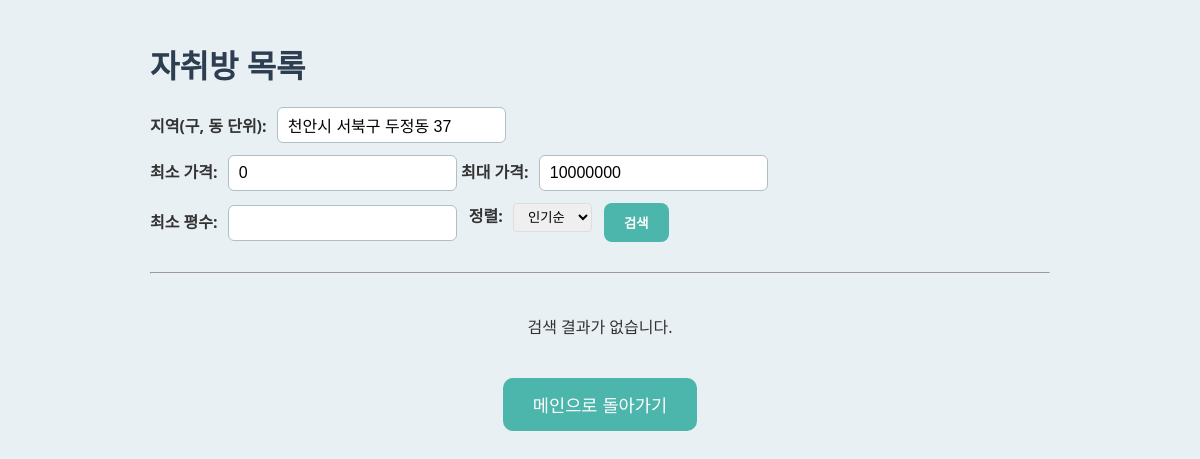
/test.php?location=천안시 서북구 두정동 37, run on an earlier commit of the app's database.
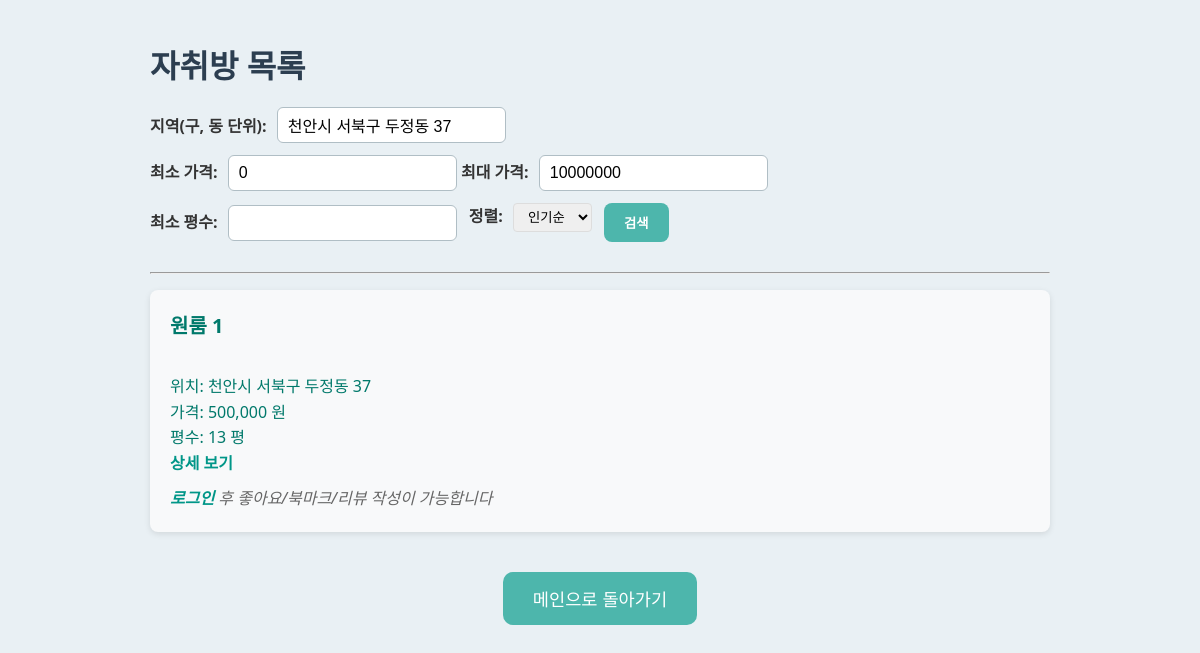
And on a later commit of the database.
### tables this page shows
CREATE TABLE Room (
    room_id INT AUTO_INCREMENT PRIMARY KEY,                      
    user_id INT NOT NULL,                                        
    room_name VARCHAR(100) NOT NULL,                             
    location VARCHAR(255),                                       
    price DECIMAL(10, 2),                                        
    size FLOAT,                                                  
    image_path TEXT,                                             
    created_at DATETIME DEFAULT CURRENT_TIMESTAMP,               
    description TEXT,                                            
    FOREIGN KEY (user_id) REFERENCES User(user_id) ON DELETE CASCADE  
);

### test.php (the view, shortened to what the changed rows need)
<?php
include 'db.php';
$order = $_GET['order'] ?? 'popular';
$location = $_GET['location'] ?? '';
$min_price = $_GET['min_price'] ?? 0;
$max_price = $_GET['max_price'] ?? 10000000;
$sql = "SELECT r.*, COUNT(l.user_id) AS like_count
        FROM Room r
        LEFT JOIN Likes l ON r.room_id = l.room_id
        WHERE r.price BETWEEN ? AND ?";
$params = [$min_price, $max_price];
$types = "ii";
if (!empty($location)) {
    $sql .= " AND r.location LIKE ?";
    $params[] = "%$location%";
    $types .= "s";
}
$sql .= " GROUP BY r.room_id
          ORDER BY " . ($order === 'recent'
              ? "r.created_at DESC"
              : "like_count DESC, r.created_at DESC");
$stmt = $conn->prepare($sql);
$stmt->bind_param($types, ...$params);
$stmt->execute();
$result = $stmt->get_result();
?>
<!DOCTYPE html>
<html lang="ko">
<head>
    <link rel="stylesheet" href="css/room_list.css">
</head>
<body>
<h1>자취방 목록</h1>
<form method="get" action="">
    <div class="form-group">
    </div>
    <div class="form-group">
    </div>
    <div class="form-group">
    </div>
    <div class="sort-section">
    </div>
    <button type="submit">검색</button>
</form>
<hr>
<?php if ($result->num_rows > 0): ?>
    <ul style="list-style: none; padding: 0;">
    <?php while ($row = $result->fetch_assoc()): ?>
        <li class="room-item">
            <strong><?php echo htmlspecialchars($row['room_name']); ?></strong>
            <span style="color:#00796b;"❤️ <?= $row['like_count'] ?></span>
            <br>
            위치: <?php echo htmlspecialchars($row['location']); ?><br>
            가격: <?php echo number_format($row['price']); ?> 원<br>
            평수: <?php echo htmlspecialchars($row['size']); ?> 평<br>
            <div class="room-actions">
                <a href="room_detail.php?room_id=<?php echo $row['room_id']; ?>" class="btn-detail">상세 보기</a>
                <?php if (isset($_SESSION['user_id'])): ?>
                    <?php
                    $check_like = $conn->prepare("SELECT 1 FROM Likes WHERE user_id = ? AND room_id = ?");
                    $check_like->bind_param("ii", $_SESSION['user_id'], $row['room_id']);
                    $check_like->execute();
                    $is_liked = $check_like->get_result()->num_rows > 0;
                    $check_like->close();
                    ?>
                    <form method="post" action="like_toggle.php">
                        <input type="hidden" name="csrf_token" value="<?= $_SESSION['csrf_token'] ?>">
                        <input type="hidden" name="room_id" value="<?= $row['room_id'] ?>">
                        <button type="submit" name="action" value="<?= $is_liked ? 'unlike' : 'like' ?>" class="btn-like">
                            <?= $is_liked ? '❤️' : '🤍' ?>
                        </button>
                    </form>
                    <?php
                    $check_bookmark = $conn->prepare("SELECT 1 FROM Bookmark WHERE user_id = ? AND room_id = ?");
                    $check_bookmark->bind_param("ii", $_SESSION['user_id'], $row['room_id']);
                    $check_bookmark->execute();
                    $is_bookmarked = $check_bookmark->get_result()->num_rows > 0;
                    $check_bookmark->close();
                    ?>
                    <form method="post" action="bookmark_toggle.php">
                        <input type="hidden" name="csrf_token" value="<?= $_SESSION['csrf_token'] ?>">
                        <input type="hidden" name="room_id" value="<?= $row['room_id'] ?>">
                        <button type="submit" name="action" value="<?= $is_bookmarked ? 'unbookmark' : 'Bookmark' ?>" class="btn-bookmark">
                            <?= $is_bookmarked ? '북마크 해제' : '북마크' ?>
                        </button>
                    </form>
                    <a href="room_detail.php?room_id=<?= $row['room_id'] ?>#review-form" class="btn-review">리뷰 남기기</a>
                <?php else: ?>
                    <div class="login-notice">
                        <a href="login.php">로그인</a> 후 좋아요/북마크/리뷰 작성이 가능합니다
                    </div>
                <?php endif; ?>
            </div>
        </li>
    <?php endwhile; ?>
    </ul>
<?php else: ?>
    <p>검색 결과가 없습니다.</p>
<?php endif; ?>
<p>
    <a href="main.php">
    </a>
</p>
</body>
</html>

What changed in the data, as far as the page shows it:
now on this page (row edited): room: room_name "원룸 1", location "천안시 서북구 두정동 37", price "500,000", size "13"
Also different on the page:
text no longer shown: "검색 결과가 없습니다."
